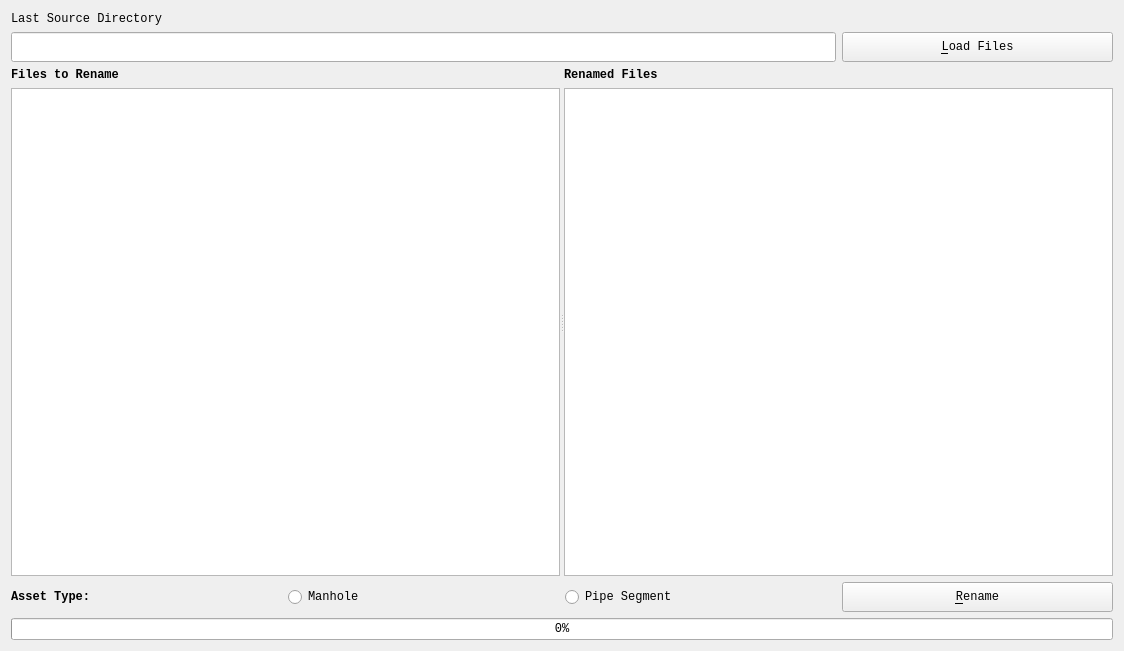
<?xml version="1.0" encoding="UTF-8"?>
<ui version="4.0">
 <class>Window</class>
 <widget class="QWidget" name="Window">
  <property name="geometry">
   <rect>
    <x>0</x>
    <y>0</y>
    <width>1124</width>
    <height>651</height>
   </rect>
  </property>
  <property name="windowTitle">
   <string>File Renamer</string>
  </property>
  <layout class="QGridLayout" name="gridLayout">
   <item row="0" column="0" colspan="4">
    <widget class="QLabel" name="LastSourceDirectory">
     <property name="minimumSize">
      <size>
       <width>0</width>
       <height>15</height>
      </size>
     </property>
     <property name="maximumSize">
      <size>
       <width>16777215</width>
       <height>15</height>
      </size>
     </property>
     <property name="font">
      <font>
       <family>Monospace</family>
      </font>
     </property>
     <property name="text">
      <string>Last Source Directory</string>
     </property>
    </widget>
   </item>
   <item row="1" column="0" colspan="3">
    <widget class="QLineEdit" name="dirEdit">
     <property name="minimumSize">
      <size>
       <width>0</width>
       <height>30</height>
      </size>
     </property>
     <property name="maximumSize">
      <size>
       <width>16777215</width>
       <height>30</height>
      </size>
     </property>
     <property name="font">
      <font>
       <family>Monospace</family>
      </font>
     </property>
     <property name="readOnly">
      <bool>true</bool>
     </property>
    </widget>
   </item>
   <item row="1" column="3">
    <widget class="QPushButton" name="loadFilesButton">
     <property name="minimumSize">
      <size>
       <width>0</width>
       <height>30</height>
      </size>
     </property>
     <property name="maximumSize">
      <size>
       <width>16777215</width>
       <height>30</height>
      </size>
     </property>
     <property name="font">
      <font>
       <family>Monospace</family>
      </font>
     </property>
     <property name="text">
      <string>&amp;Load Files</string>
     </property>
    </widget>
   </item>
   <item row="2" column="0" colspan="4">
    <widget class="QSplitter" name="splitter">
     <property name="orientation">
      <enum>Qt::Horizontal</enum>
     </property>
     <widget class="QWidget" name="">
      <layout class="QVBoxLayout" name="verticalLayout">
       <item>
        <widget class="QLabel" name="label">
         <property name="font">
          <font>
           <family>Monospace</family>
           <weight>75</weight>
           <bold>true</bold>
          </font>
         </property>
         <property name="text">
          <string>Files to Rename</string>
         </property>
        </widget>
       </item>
       <item>
        <widget class="QListWidget" name="srcFileList">
         <property name="font">
          <font>
           <family>Monospace</family>
          </font>
         </property>
        </widget>
       </item>
      </layout>
     </widget>
     <widget class="QWidget" name="">
      <layout class="QVBoxLayout" name="verticalLayout_2">
       <item>
        <widget class="QLabel" name="label_2">
         <property name="font">
          <font>
           <family>Monospace</family>
           <weight>75</weight>
           <bold>true</bold>
          </font>
         </property>
         <property name="text">
          <string>Renamed Files</string>
         </property>
        </widget>
       </item>
       <item>
        <widget class="QListWidget" name="dstFileList">
         <property name="font">
          <font>
           <family>Monospace</family>
          </font>
         </property>
        </widget>
       </item>
      </layout>
     </widget>
    </widget>
   </item>
   <item row="3" column="0">
    <widget class="QLabel" name="label_3">
     <property name="minimumSize">
      <size>
       <width>0</width>
       <height>30</height>
      </size>
     </property>
     <property name="maximumSize">
      <size>
       <width>16777215</width>
       <height>30</height>
      </size>
     </property>
     <property name="font">
      <font>
       <family>Monospace</family>
       <weight>75</weight>
       <bold>true</bold>
      </font>
     </property>
     <property name="text">
      <string>Asset Type:</string>
     </property>
    </widget>
   </item>
   <item row="3" column="1">
    <widget class="QRadioButton" name="manholeEdit">
     <property name="minimumSize">
      <size>
       <width>0</width>
       <height>30</height>
      </size>
     </property>
     <property name="maximumSize">
      <size>
       <width>16777215</width>
       <height>30</height>
      </size>
     </property>
     <property name="font">
      <font>
       <family>Monospace</family>
      </font>
     </property>
     <property name="text">
      <string>Manhole</string>
     </property>
    </widget>
   </item>
   <item row="3" column="2">
    <widget class="QRadioButton" name="pipeSegmentEdit">
     <property name="minimumSize">
      <size>
       <width>0</width>
       <height>30</height>
      </size>
     </property>
     <property name="maximumSize">
      <size>
       <width>16777215</width>
       <height>30</height>
      </size>
     </property>
     <property name="font">
      <font>
       <family>Monospace</family>
      </font>
     </property>
     <property name="text">
      <string>Pipe Segment</string>
     </property>
    </widget>
   </item>
   <item row="3" column="3">
    <widget class="QPushButton" name="renameFilesButton">
     <property name="minimumSize">
      <size>
       <width>0</width>
       <height>30</height>
      </size>
     </property>
     <property name="maximumSize">
      <size>
       <width>16777215</width>
       <height>30</height>
      </size>
     </property>
     <property name="font">
      <font>
       <family>Monospace</family>
      </font>
     </property>
     <property name="text">
      <string>&amp;Rename</string>
     </property>
    </widget>
   </item>
   <item row="4" column="0" colspan="4">
    <widget class="QProgressBar" name="progressBar">
     <property name="font">
      <font>
       <family>Monospace</family>
       <weight>50</weight>
       <bold>false</bold>
      </font>
     </property>
     <property name="value">
      <number>0</number>
     </property>
    </widget>
   </item>
  </layout>
 </widget>
 <resources/>
 <connections/>
</ui>
